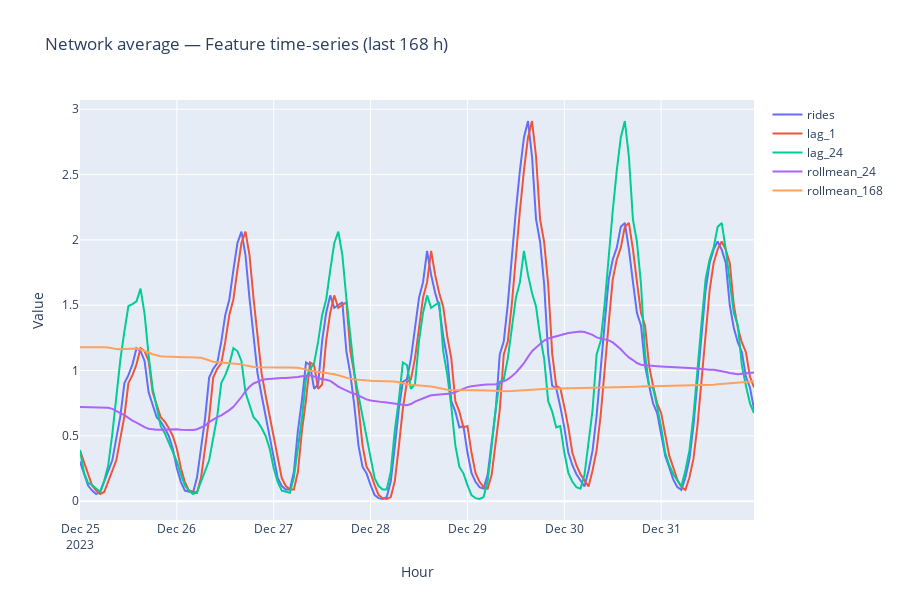

The cell this chart's notebook holds for it:
### Code cell
plot_feature_timeseries(df_features)

### Figure 1 — Plotly figure (JSON) as saved in the notebook; plotly's stock layout.template omitted (floating-point values rounded to 4 significant figures; data arrays with more than 128 entries replaced by an {"elided": "..."} marker saying what was removed)
{"data": [{"mode": "lines", "name": "rides", "type": "scatter", "x": {"elided": "168 str values"}, "y": {"elided": "168 float values"}}, {"mode": "lines", "name": "lag_1", "type": "scatter", "x": {"elided": "168 str values"}, "y": {"elided": "168 float values"}}, {"mode": "lines", "name": "lag_24", "type": "scatter", "x": {"elided": "168 str values"}, "y": {"elided": "168 float values"}}, {"mode": "lines", "name": "rollmean_24", "type": "scatter", "x": {"elided": "168 str values"}, "y": {"elided": "168 float values"}}, {"mode": "lines", "name": "rollmean_168", "type": "scatter", "x": {"elided": "168 str values"}, "y": {"elided": "168 float values"}}], "layout": {"height": 600, "title": {"text": "Network average — Feature time‑series (last 168 h)"}, "xaxis": {"title": {"text": "Hour"}}, "yaxis": {"title": {"text": "Value"}}}}
